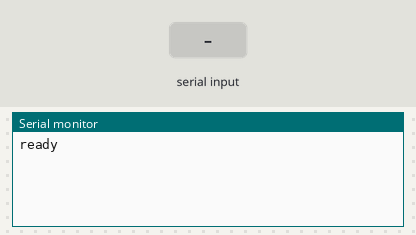
The sketch below on a simulated Arduino Mega 2560, built with avr-gcc and run on an emulated ATmega2560. On the bench: the last lines printed to the serial monitor. The test bench sets the inputs (shaded band).

Above: at 1.7 s.
1.8 s: "#" received over the second serial link
At 3.0 s:
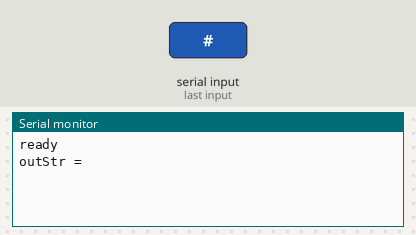
3.3 s: "#" received over the second serial link
At 4.4 s:
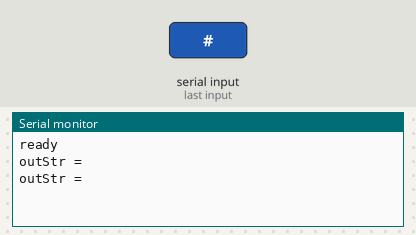

The sketch:

Bluetooth_Serial.ino
```cpp
/*
   Code by Brian Patton
   3/24/2017
   Feel free to do whatever you want with this code example

 Buetooth      Teensy
  Vcc----------5Volts
  GND----------GND
  RXD----------Pin1
  TXD----------Pin0
*/

#define blueSerial Serial1

String outStr =  "";  // finished string location
String tempStr = " "; //String to build on
char inChar; // Where to store the character read


void setup() {
  // initialize both serial ports:
  Serial.begin(9600);
  while(!Serial);
  blueSerial.begin(9600);
  Serial.println("ready");
  delay(500);
}

void loop() {
  getblueSerial1();
}

void getblueSerial1() {
  while (blueSerial.available() == 0);
  if (blueSerial.available() > 0) {
    inChar = blueSerial.read();
    if (inChar == '#') {
      outStr = tempStr;  // Send Data before appending the "#"
      tempStr += inChar;  // append #
      tempStr = "";        // Clear tempStr Buffer
     Serial.println("outStr = " + (String)outStr);
    }
    else {
      tempStr += inChar; // append characters until a 'Z' is found.
    }
  }
}
```

Measured:
- after the input at 1.8 s, the serial monitor: prints a new line at once (image 1)
- after the input at 3.3 s, the serial monitor: prints a new line at once (image 2)
